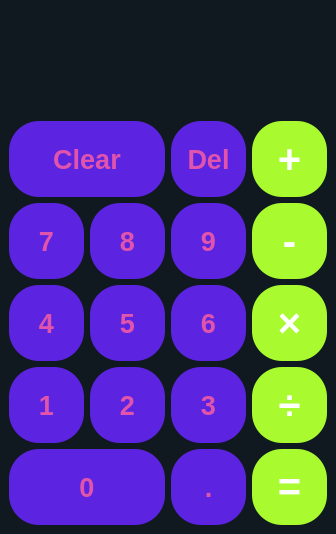
<?xml version="1.0" encoding="UTF-8"?>
<ui version="4.0">
 <class>MainWindow</class>
 <widget class="QMainWindow" name="MainWindow">
  <property name="geometry">
   <rect>
    <x>0</x>
    <y>0</y>
    <width>336</width>
    <height>534</height>
   </rect>
  </property>
  <property name="minimumSize">
   <size>
    <width>336</width>
    <height>534</height>
   </size>
  </property>
  <property name="windowTitle">
   <string>MainWindow</string>
  </property>
  <property name="styleSheet">
   <string notr="true">QPushButton{	
	color:rgb(225,84,171);
	background-color:rgb(92,35,225);
	border-radius:30px;
}

QPushButton:hover{
	color:rgb(62,176,240);
	background-color:rgb(167,33,204);
}

QMainWindow{
	background-color:rgb(16, 24, 32);
}

QPushButton#sum,#sub,#equal,#division,#multiple{	
	color:rgb(255,255,255);
	background-color:rgb(169,250,47);
	border-radius:30px;
}

QPushButton#sum:hover,#sub:hover,#equal:hover,#division:hover,#multiple:hover{
	color:rgb(255,255,255);
	background-color:rgb(204,198,37);
}

</string>
  </property>
  <widget class="QWidget" name="centralwidget">
   <layout class="QVBoxLayout" name="verticalLayout">
    <item>
     <layout class="QGridLayout" name="gridLayout">
      <item row="3" column="2">
       <widget class="QPushButton" name="button_6">
        <property name="sizePolicy">
         <sizepolicy hsizetype="MinimumExpanding" vsizetype="Preferred">
          <horstretch>0</horstretch>
          <verstretch>10</verstretch>
         </sizepolicy>
        </property>
        <property name="font">
         <font>
          <pointsize>20</pointsize>
          <bold>true</bold>
         </font>
        </property>
        <property name="text">
         <string>6</string>
        </property>
       </widget>
      </item>
      <item row="3" column="0">
       <widget class="QPushButton" name="button_4">
        <property name="sizePolicy">
         <sizepolicy hsizetype="MinimumExpanding" vsizetype="Preferred">
          <horstretch>0</horstretch>
          <verstretch>10</verstretch>
         </sizepolicy>
        </property>
        <property name="font">
         <font>
          <pointsize>20</pointsize>
          <bold>true</bold>
         </font>
        </property>
        <property name="text">
         <string>4</string>
        </property>
       </widget>
      </item>
      <item row="4" column="2">
       <widget class="QPushButton" name="button_3">
        <property name="sizePolicy">
         <sizepolicy hsizetype="MinimumExpanding" vsizetype="Preferred">
          <horstretch>0</horstretch>
          <verstretch>10</verstretch>
         </sizepolicy>
        </property>
        <property name="font">
         <font>
          <pointsize>20</pointsize>
          <bold>true</bold>
         </font>
        </property>
        <property name="text">
         <string>3</string>
        </property>
       </widget>
      </item>
      <item row="5" column="2">
       <widget class="QPushButton" name="point">
        <property name="sizePolicy">
         <sizepolicy hsizetype="MinimumExpanding" vsizetype="Preferred">
          <horstretch>0</horstretch>
          <verstretch>10</verstretch>
         </sizepolicy>
        </property>
        <property name="font">
         <font>
          <pointsize>20</pointsize>
          <bold>true</bold>
         </font>
        </property>
        <property name="text">
         <string>.</string>
        </property>
       </widget>
      </item>
      <item row="1" column="3">
       <widget class="QPushButton" name="sum">
        <property name="sizePolicy">
         <sizepolicy hsizetype="MinimumExpanding" vsizetype="Preferred">
          <horstretch>0</horstretch>
          <verstretch>10</verstretch>
         </sizepolicy>
        </property>
        <property name="font">
         <font>
          <family>Segoe UI</family>
          <pointsize>30</pointsize>
          <italic>false</italic>
          <bold>true</bold>
         </font>
        </property>
        <property name="styleSheet">
         <string notr="true"/>
        </property>
        <property name="text">
         <string>+</string>
        </property>
       </widget>
      </item>
      <item row="3" column="3">
       <widget class="QPushButton" name="multiple">
        <property name="sizePolicy">
         <sizepolicy hsizetype="MinimumExpanding" vsizetype="Preferred">
          <horstretch>0</horstretch>
          <verstretch>10</verstretch>
         </sizepolicy>
        </property>
        <property name="font">
         <font>
          <family>Segoe UI</family>
          <pointsize>30</pointsize>
          <italic>false</italic>
          <bold>true</bold>
         </font>
        </property>
        <property name="text">
         <string>×</string>
        </property>
       </widget>
      </item>
      <item row="5" column="3">
       <widget class="QPushButton" name="equal">
        <property name="sizePolicy">
         <sizepolicy hsizetype="MinimumExpanding" vsizetype="Preferred">
          <horstretch>0</horstretch>
          <verstretch>10</verstretch>
         </sizepolicy>
        </property>
        <property name="font">
         <font>
          <family>Segoe UI</family>
          <pointsize>30</pointsize>
          <italic>false</italic>
          <bold>true</bold>
         </font>
        </property>
        <property name="text">
         <string>=</string>
        </property>
       </widget>
      </item>
      <item row="2" column="3">
       <widget class="QPushButton" name="sub">
        <property name="sizePolicy">
         <sizepolicy hsizetype="MinimumExpanding" vsizetype="Preferred">
          <horstretch>0</horstretch>
          <verstretch>10</verstretch>
         </sizepolicy>
        </property>
        <property name="font">
         <font>
          <family>Segoe UI</family>
          <pointsize>30</pointsize>
          <italic>false</italic>
          <bold>true</bold>
         </font>
        </property>
        <property name="text">
         <string>-</string>
        </property>
       </widget>
      </item>
      <item row="1" column="2">
       <widget class="QPushButton" name="delete_2">
        <property name="sizePolicy">
         <sizepolicy hsizetype="MinimumExpanding" vsizetype="Preferred">
          <horstretch>0</horstretch>
          <verstretch>10</verstretch>
         </sizepolicy>
        </property>
        <property name="font">
         <font>
          <pointsize>20</pointsize>
          <bold>true</bold>
         </font>
        </property>
        <property name="text">
         <string>Del</string>
        </property>
       </widget>
      </item>
      <item row="2" column="1">
       <widget class="QPushButton" name="button_8">
        <property name="sizePolicy">
         <sizepolicy hsizetype="MinimumExpanding" vsizetype="Preferred">
          <horstretch>0</horstretch>
          <verstretch>10</verstretch>
         </sizepolicy>
        </property>
        <property name="font">
         <font>
          <pointsize>20</pointsize>
          <bold>true</bold>
         </font>
        </property>
        <property name="text">
         <string>8</string>
        </property>
       </widget>
      </item>
      <item row="4" column="3">
       <widget class="QPushButton" name="division">
        <property name="sizePolicy">
         <sizepolicy hsizetype="MinimumExpanding" vsizetype="Preferred">
          <horstretch>0</horstretch>
          <verstretch>10</verstretch>
         </sizepolicy>
        </property>
        <property name="font">
         <font>
          <family>Segoe UI</family>
          <pointsize>30</pointsize>
          <italic>false</italic>
          <bold>true</bold>
         </font>
        </property>
        <property name="text">
         <string>÷</string>
        </property>
       </widget>
      </item>
      <item row="2" column="2">
       <widget class="QPushButton" name="button_9">
        <property name="sizePolicy">
         <sizepolicy hsizetype="MinimumExpanding" vsizetype="Preferred">
          <horstretch>0</horstretch>
          <verstretch>10</verstretch>
         </sizepolicy>
        </property>
        <property name="font">
         <font>
          <pointsize>20</pointsize>
          <bold>true</bold>
         </font>
        </property>
        <property name="text">
         <string>9</string>
        </property>
       </widget>
      </item>
      <item row="4" column="1">
       <widget class="QPushButton" name="button_2">
        <property name="sizePolicy">
         <sizepolicy hsizetype="MinimumExpanding" vsizetype="Preferred">
          <horstretch>0</horstretch>
          <verstretch>10</verstretch>
         </sizepolicy>
        </property>
        <property name="font">
         <font>
          <pointsize>20</pointsize>
          <bold>true</bold>
         </font>
        </property>
        <property name="text">
         <string>2</string>
        </property>
       </widget>
      </item>
      <item row="4" column="0">
       <widget class="QPushButton" name="button_1">
        <property name="sizePolicy">
         <sizepolicy hsizetype="MinimumExpanding" vsizetype="Preferred">
          <horstretch>0</horstretch>
          <verstretch>10</verstretch>
         </sizepolicy>
        </property>
        <property name="font">
         <font>
          <pointsize>20</pointsize>
          <bold>true</bold>
         </font>
        </property>
        <property name="text">
         <string>1</string>
        </property>
       </widget>
      </item>
      <item row="3" column="1">
       <widget class="QPushButton" name="button_5">
        <property name="sizePolicy">
         <sizepolicy hsizetype="MinimumExpanding" vsizetype="Preferred">
          <horstretch>0</horstretch>
          <verstretch>10</verstretch>
         </sizepolicy>
        </property>
        <property name="font">
         <font>
          <pointsize>20</pointsize>
          <bold>true</bold>
         </font>
        </property>
        <property name="text">
         <string>5</string>
        </property>
       </widget>
      </item>
      <item row="2" column="0">
       <widget class="QPushButton" name="button_7">
        <property name="sizePolicy">
         <sizepolicy hsizetype="MinimumExpanding" vsizetype="Preferred">
          <horstretch>0</horstretch>
          <verstretch>10</verstretch>
         </sizepolicy>
        </property>
        <property name="font">
         <font>
          <pointsize>20</pointsize>
          <bold>true</bold>
         </font>
        </property>
        <property name="text">
         <string>7</string>
        </property>
       </widget>
      </item>
      <item row="0" column="0" colspan="4">
       <widget class="QLabel" name="label">
        <property name="sizePolicy">
         <sizepolicy hsizetype="MinimumExpanding" vsizetype="Preferred">
          <horstretch>0</horstretch>
          <verstretch>14</verstretch>
         </sizepolicy>
        </property>
        <property name="styleSheet">
         <string notr="true">font: 700 28pt &quot;Segoe UI&quot;;
color:rgb(255,255,255);</string>
        </property>
        <property name="text">
         <string/>
        </property>
        <property name="alignment">
         <set>Qt::AlignRight|Qt::AlignTrailing|Qt::AlignVCenter</set>
        </property>
       </widget>
      </item>
      <item row="1" column="0" colspan="2">
       <widget class="QPushButton" name="clear">
        <property name="sizePolicy">
         <sizepolicy hsizetype="MinimumExpanding" vsizetype="Preferred">
          <horstretch>0</horstretch>
          <verstretch>10</verstretch>
         </sizepolicy>
        </property>
        <property name="font">
         <font>
          <pointsize>20</pointsize>
          <bold>true</bold>
         </font>
        </property>
        <property name="styleSheet">
         <string notr="true"/>
        </property>
        <property name="text">
         <string>Clear</string>
        </property>
       </widget>
      </item>
      <item row="5" column="0" colspan="2">
       <widget class="QPushButton" name="button_0">
        <property name="sizePolicy">
         <sizepolicy hsizetype="MinimumExpanding" vsizetype="Preferred">
          <horstretch>0</horstretch>
          <verstretch>10</verstretch>
         </sizepolicy>
        </property>
        <property name="font">
         <font>
          <pointsize>20</pointsize>
          <bold>true</bold>
         </font>
        </property>
        <property name="text">
         <string>0</string>
        </property>
       </widget>
      </item>
     </layout>
    </item>
   </layout>
  </widget>
 </widget>
 <resources/>
 <connections/>
</ui>
